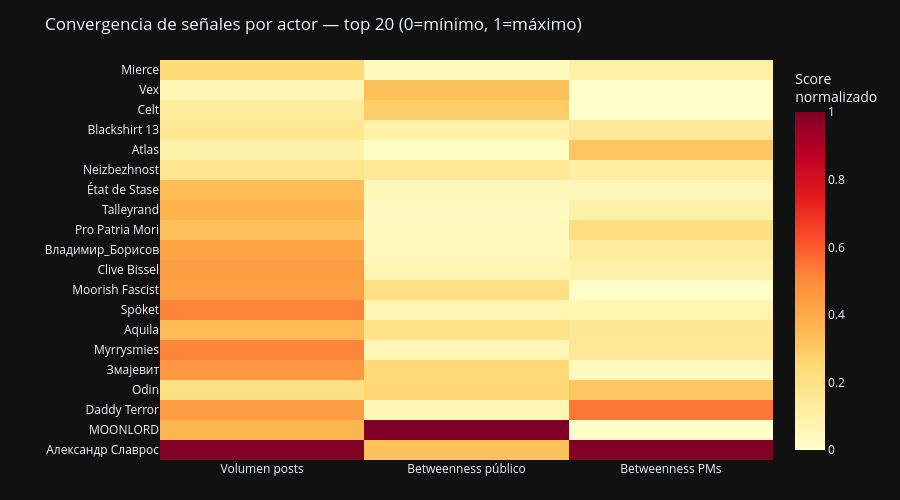

The cell this chart's notebook holds for it:
### Markdown cell above
## 7. Convergencia de señales por actor

Aquí hacemos lo más valioso del análisis multi-técnica: ver si **diferentes técnicas
independientes señalan a los mismos actores** como relevantes.

Si un usuario aparece como:
- Top betweenness en la red (notebook 02)
- Top broker en PMs (notebook 02)
- Entidades NER muy específicas (notebook 03)
- Cluster ideológico diferenciado (notebook 03)

...entonces la evidencia de su importancia es mucho más sólida que si solo aparece en una técnica.

### Code cell
# Tabla de convergencia: una fila por usuario, una columna por señal
# Normalizar cada señal a escala 0-1 para poder comparar

def normalize(series):
    """Normalizar una serie a escala 0-1. Maneja NaN sin problema."""
    mn, mx = series.min(), series.max()
    if mx == mn: return series * 0  # Todos iguales → todos cero
    return (series - mn) / (mx - mn)

if len(actors_table) > 0:
    convergence = actors_table.copy()

    # Normalizar señales disponibles
    signals_to_norm = []
    if 'post_count' in convergence.columns:
        convergence['score_volume'] = normalize(convergence['post_count'].fillna(0))
        signals_to_norm.append('score_volume')
    if 'betweenness_public' in convergence.columns:
        convergence['score_btw_pub'] = normalize(convergence['betweenness_public'].fillna(0))
        signals_to_norm.append('score_btw_pub')
    if 'betweenness_pm' in convergence.columns:
        convergence['score_btw_pm'] = normalize(convergence['betweenness_pm'].fillna(0))
        signals_to_norm.append('score_btw_pm')

    if signals_to_norm:
        # Score combinado: promedio de las señales normalizadas disponibles
        convergence['combined_score'] = convergence[signals_to_norm].mean(axis=1)
        top_convergence = convergence.nlargest(20, 'combined_score')

        # Gráfica de radar / heatmap de señales
        disp_cols = ['username'] + signals_to_norm + ['combined_score']
        disp_cols = [c for c in disp_cols if c in top_convergence.columns]

        # Heatmap de señales normalizadas
        heat_df = top_convergence[signals_to_norm].fillna(0)
        heat_df.index = top_convergence['username'].fillna(top_convergence['userid']).tolist()

        col_labels = {
            'score_volume':  'Volumen posts',
            'score_btw_pub': 'Betweenness público',
            'score_btw_pm':  'Betweenness PMs',
        }

        fig = go.Figure(go.Heatmap(
            z=heat_df.values,
            x=[col_labels.get(c, c) for c in heat_df.columns],
            y=heat_df.index.tolist(),
            colorscale='YlOrRd',
            hovertemplate='%{y}<br>%{x}: %{z:.3f}<extra></extra>',
            colorbar=dict(title='Score<br>normalizado'),
        ))
        fig.update_layout(
            title='Convergencia de señales por actor — top 20 (0=mínimo, 1=máximo)',
            template='plotly_dark',
            height=max(400, 25 * len(heat_df)),
            margin=dict(l=160, r=20, t=60, b=40),
        )
        fig.show()

        print('\nScore combinado de los 10 actores con mayor convergencia de señales:')
        print(top_convergence[disp_cols].head(10).to_string(index=False))
else:
    print('No hay suficientes datos para calcular convergencia.')

### Figure 1 — Plotly figure (JSON) as saved in the notebook; plotly's stock layout.template omitted (floating-point values rounded to 4 significant figures)
{"data": [{"colorbar": {"title": {"text": "Score<br>normalizado"}}, "colorscale": [[0.0, "rgb(255,255,204)"], [0.125, "rgb(255,237,160)"], [0.25, "rgb(254,217,118)"], [0.375, "rgb(254,178,76)"], [0.5, "rgb(253,141,60)"], [0.625, "rgb(252,78,42)"], [0.75, "rgb(227,26,28)"], [0.875, "rgb(189,0,38)"], [1.0, "rgb(128,0,38)"]], "hovertemplate": "%{y}<br>%{x}: %{z:.3f}<extra></extra>", "type": "heatmap", "x": ["Volumen posts", "Betweenness público", "Betweenness PMs"], "y": ["Александр Славрос", "MOONLORD", "Daddy Terror", "Odin", "Змајевит", "Myrrysmies", "Aquila", "Spöket", "Moorish Fascist", "Clive Bissel", "Владимир_Борисов", "Pro Patria Mori", "Talleyrand", "État de Stase", "Neizbezhnost", "Atlas", "Blackshirt 13", "Celt", "Vex", "Mierce"], "z": [[1.0, 0.3272, 1.0], [0.3629, 1.0, 0.001535], [0.4458, 0.06569, 0.542], [0.2085, 0.2593, 0.3093], [0.4632, 0.2501, 0.04541], [0.515, 0.06952, 0.1576], [0.348, 0.1955, 0.1612], [0.5185, 0.07023, 0.07348], [0.4316, 0.2125, 0.01245], [0.4453, 0.07037, 0.09201], [0.4186, 0.05098, 0.1293], [0.3291, 0.03883, 0.2206], [0.3715, 0.03233, 0.09883], [0.3426, 0.05574, 0.05333], [0.1775, 0.1516, 0.1173], [0.09257, 0.01792, 0.3115], [0.1718, 0.1011, 0.1478], [0.1327, 0.2871, 0.0], [0.0672, 0.3304, 0.0], [0.2447, 0.04341, 0.102]]}], "layout": {"height": 500, "margin": {"b": 40, "l": 160, "r": 20, "t": 60}, "title": {"text": "Convergencia de señales por actor — top 20 (0=mínimo, 1=máximo)"}}}
